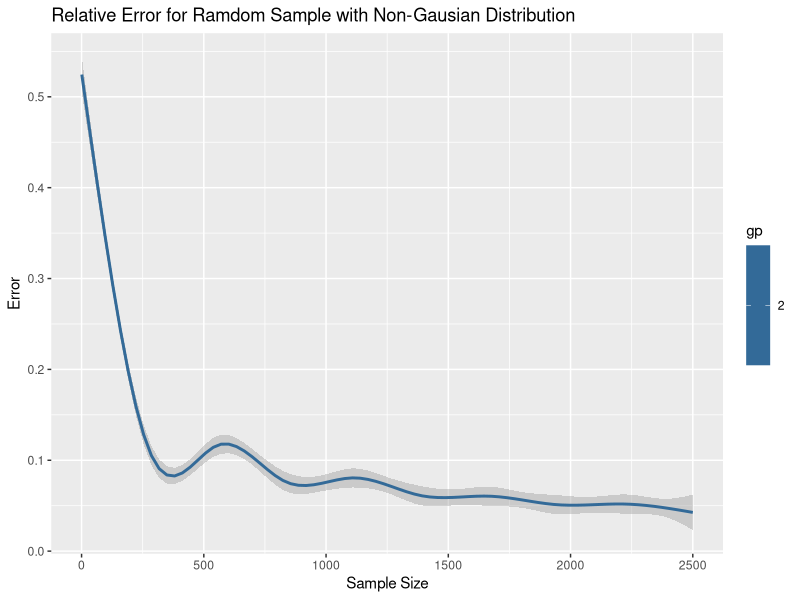

This chart was generated by the following R code: (Note: a time limit stopped this script after it produced the figure.)

# non-gussuain 

group_1 <- rbinom(500000, 1, 0.0001)
group_2 <- rbinom(100000, 1, 0.66)
group_3 <- rep(0, 400000)
group_4 <- rbinom(100000, 1, 0.85)
group_5 <- rbinom(400000, 1, 0.001)

y <- c(group_1, group_2, group_3, group_4, group_5)
actual_percent = sum(y)/length(y)

result <- data.frame(iteration= numeric(), 
                     err=numeric(),
                     group=numeric())
for (i in 1:2500) {
  sample_1 <- sample(y, i)
  sample_percent <- sum(sample_1)/i
  err <- abs(actual_percent - sample_percent)/actual_percent
  gp=1
  result <- rbind(result, c(i, err, gp))  
}
colnames(result) <- c("n", "err", "group")

# Gussian Samples 

n <- 1500000

y <- rbinom(n, 1, 0.1007)
actual_percent = sum(y)/n

for (i in 1:2500) {
  sample_1 <- sample(y, i)
  sample_percent <- sum(sample_1)/i
  err <- abs(actual_percent - sample_percent)/actual_percent
  gp=2
  result <- rbind(result, c(i, err, gp))  
}


library(ggplot2)
p <- qplot(n,err, data=result, geom="smooth", color=gp,  
           main="Relative Error for Ramdom Sample with Non-Gausian Distribution", 
           ylab="Error", xlab="Sample Size")  

p

# Non-Random Selection

for (i in 1:length(y)) {
  sample_1 <- y[1:i]
  sample_percent <- sum(sample_1)/i
  err <- abs(actual_percent - sample_percent)/actual_percent
  gp=3
  result <- rbind(result, c(i, err, gp))  
}
